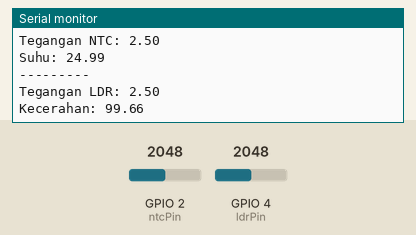
Simulated run of this sketch. Board: ESP32. On the bench: the last lines printed to the serial monitor. Inputs (shaded band) come from the test bench; at power-on: GPIO 4 (ldrPin) = 2048, GPIO 2 (ntcPin) = 2048 (analog values on the 0–4095 scale).

Above: at 2.8 s.
2.9 s: GPIO 4 (ldrPin) set to 0
At 3.8 s:
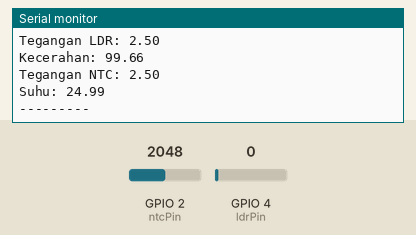
7.5 s: GPIO 2 (ntcPin) set to 2866
At 8.9 s:
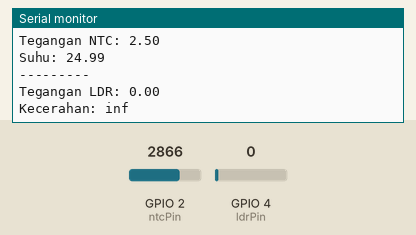
10.2 s: GPIO 4 (ldrPin) set to 491
At 11.6 s:
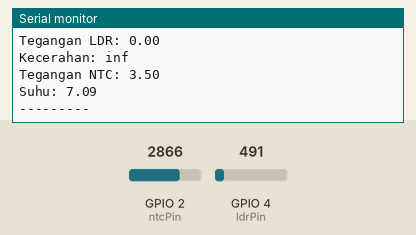
12.9 s: GPIO 2 (ntcPin) set to 3603
At 13.6 s:
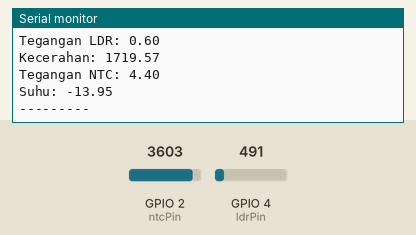
Timing chart, 0 to 15.9 s (numbered marks = the images above; inputs shaded):
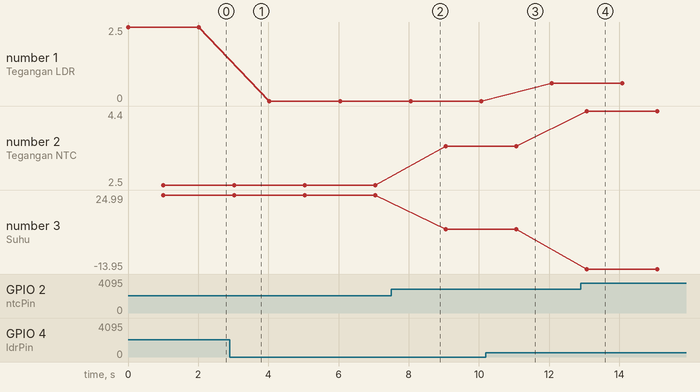

The sketch:

Analog_Sensor_-_LDR___NTC.ino
```cpp
#define ldrPin 4  // Menentukan pin 4 untuk LDR
#define ntcPin 2  // Menentukan pin 2 untuk NTC

// Konstanta ini harus sesuai dengan atribut "gamma" dan "rl10" pada fotoreistor
// dapat dilihat di https://docs.wokwi.com/parts/wokwi-photoresistor-sensor
const float RL10 = 50;
const float GAMMA = 0.7;

// Konstanta ini harus sesuai dengan atribut "BETA" pada Negative Temperature Coefficient
const float BETA = 3950; // should match the Beta Coefficient of the thermistor


void setup()
{
  Serial.begin(115200);             // Penetapan kecepatan transfer informasi dalam saluran komunikasi serial
  Serial.println("Hello, ESP32!");  // Menambahkan teks ke monitor serial pada baris baru
  analogReadResolution(12);         // Resolusi ESP32 12-bit. Ia memiliki ADC 12-bit yang berarti akan memberikan nilai digital dalam kisaran 0 – 4096 (2^12).

}

void loop()
{
  delay(10);                                // Jeda waktu dalam detik
  int analogLDRValue = analogRead(ldrPin);  // Pembacaan nilai analog LDR

// Menghitung tegangan LDR
  float voltage = analogLDRValue / 4096. * 5;

// Menghitung resistansi LDR
  float resistance = 2000 * voltage / (1 - voltage / 5);

// Menghitung nilai lux
  float lux = pow(RL10 * 1e3 * pow(10, GAMMA) / resistance, 1 / GAMMA);

  Serial.print("Tegangan LDR: ");
  Serial.println(voltage);                  // Menampilkan nilai tegangan ke monitor serial
  Serial.print("Kecerahan: ");
  Serial.println(lux);                      // Menampilkan nilai lux ke monitor serial
  delay(1000);                              //Jeda waktu dalam detik


  int analogTempValue = analogRead(ntcPin); // Pembacaan nilai analog NTC

// Menghitung tegangan NTC
  float NTCvoltage = analogTempValue / 4096. * 5;

// Menghitung resistansi LDR
  float celsius = 1 / (log(1 / (4095. / analogTempValue - 1)) / BETA + 1.0 / 298.15) - 273.15;
  Serial.print("Tegangan NTC: ");
  Serial.println(NTCvoltage);                  // Menampilkan nilai tegangan ke monitor serial
  Serial.print("Suhu: ");
  Serial.println(celsius);
  Serial.println("---------");
  delay(1000);
}
```

Measured:
- after the input at 12.9 s, the serial monitor: prints a new line after 0.17 s (image 4)
- plotted number 1: 2.5 → 0 after the input at 2.9 s, 0 → 0.6 after the input at 10.2 s
- plotted number 2: 2.5 → 3.5 after the input at 7.5 s, 3.5 → 4.4 after the input at 12.9 s
- plotted number 3: 24.99 → 7.09 after the input at 7.5 s, 7.09 → -13.95 after the input at 12.9 s
